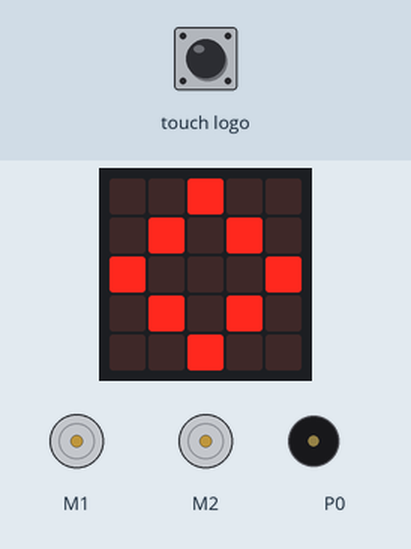
This program was run on a simulated BBC micro:bit (MakeCode). Parts: the board's 5×5 LED display, 2 × DC motor (green arrow = forward, orange = backward, longer = faster), buzzer (waves = sounding). The inputs (shaded band) are chosen by the test bench.

Above: at 1.8 s.
1.9 s: touch logo pressed for 0.15 s
At 2.3 s:
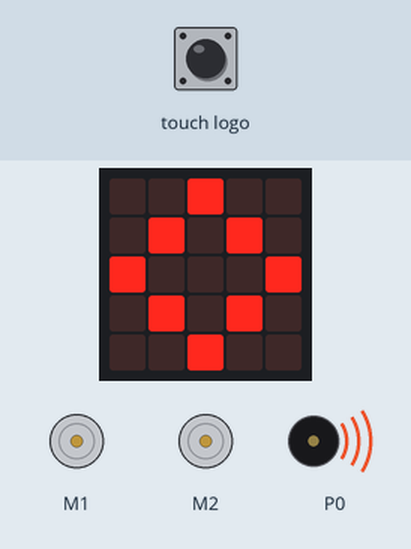
At 3.6 s:
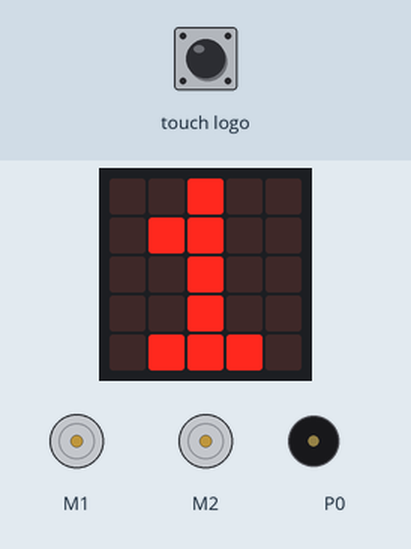
4.0 s: touch logo pressed for 0.15 s
At 4.4 s:
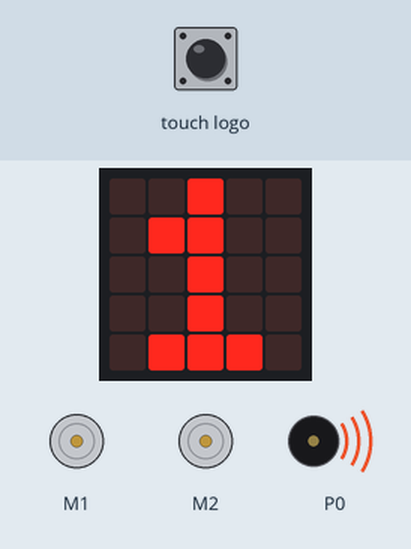
Timing chart, 0 to 7.0 s (numbered marks = the images above; inputs shaded):
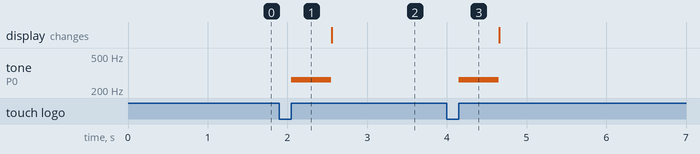

Measured:
- after the input at 1.9 s, tone on P0: silent → 262 Hz after 0.15 s, → silent 0.50 s later
- after the input at 4.0 s, tone on P0: silent → 262 Hz after 0.15 s, → silent 0.50 s later

The program:

main.ts
```typescript
input.onLogoEvent(TouchButtonEvent.Pressed, function () {
    gang = (gang + 1) % 6
    music.play(music.tonePlayable(262, music.beat(BeatFraction.Whole)), music.PlaybackMode.UntilDone)
    basic.showNumber(gang)
})
function berechne_rad_werte () {
    kurve_links = kurve_rad * -1
    kurve_rechts = kurve_rad
    gerade_links = gerade_rad * rad_links_korrektur
    gerade_rechts = gerade_rad
    links_soll = Math.round(gerade_links - kurve_rechts)
    rechts_soll = Math.round(gerade_rechts - kurve_links)
}
// robotbit.Servo(robotbit.Servos.S1, 0)
function init () {
    basic.showIcon(IconNames.Diamond)
    hebe_winkel = 70
    motor_rechts = robotbit.Motors.M1A
motor_links = robotbit.Motors.M2B
robotbit.MotorStopAll()
}
radio.onReceivedValue(function (info, wert) {
    // grenze = 205 + gang * 10
    // serial.writeValue("kurve_rad", kurve_rad)
    if (info == "gerade") {
        gerade_get = wert
        gerade_rad = Math.round(Math.map(gerade_get, -45, 45, -1 * grenze, grenze))
    } else if (info == "kurve") {
        kurve_get = wert
        kurve_rad = Math.round(Math.map(kurve_get, -45, 45, -255, 255))
    } else if (info == "get_dist") {
        radio.sendValue("distanz", sonar.ping(
        DigitalPin.P1,
        DigitalPin.P2,
        PingUnit.Centimeters
        ))
    }
})
let kurve_get = 0
let gerade_get = 0
let hebe_winkel = 0
let rechts_soll = 0
let links_soll = 0
let gerade_rechts = 0
let gerade_rad = 0
let gerade_links = 0
let kurve_rechts = 0
let kurve_rad = 0
let kurve_links = 0
let gang = 0
let grenze = 0
let rad_links_korrektur = 0
let rad_links = 0
let rad_rechts = 0
let motor_links = 0
let motor_rechts = 0
let links_ist = 0
let rechts_ist = 0
rad_links_korrektur = 1
grenze = 255
radio.setGroup(99)
rad_links_korrektur = 1
let feinheit = 0.5
let schritte=6
init()
basic.forever(function () {
    berechne_rad_werte()
    if (links_ist < links_soll) {
        links_ist = Math.min(links_ist + schritte, links_soll)
    } else if (links_ist > links_soll) {
        links_ist = Math.max(links_ist - schritte, links_soll)
    }
    if (rechts_ist < rechts_soll) {
        rechts_ist = Math.min(rechts_ist + schritte, rechts_soll)
    } else if (rechts_ist > rechts_soll) {
        rechts_ist = Math.max(rechts_ist - schritte, rechts_soll)
    }
    if (links_soll == 0 && rechts_soll == 0 && links_ist == 0 && rechts_ist == 0) {
        robotbit.MotorStopAll()
    } else {
        robotbit.MotorRun(motor_links, links_ist)
robotbit.MotorRun(motor_rechts, rechts_ist)
    }
    basic.pause(5)
})
```

test.ts
```typescript
// Hier kann man Tests durchführen; diese Datei wird nicht kompiliert, wenn dieses Paket als Erweiterung verwendet wird.
```
